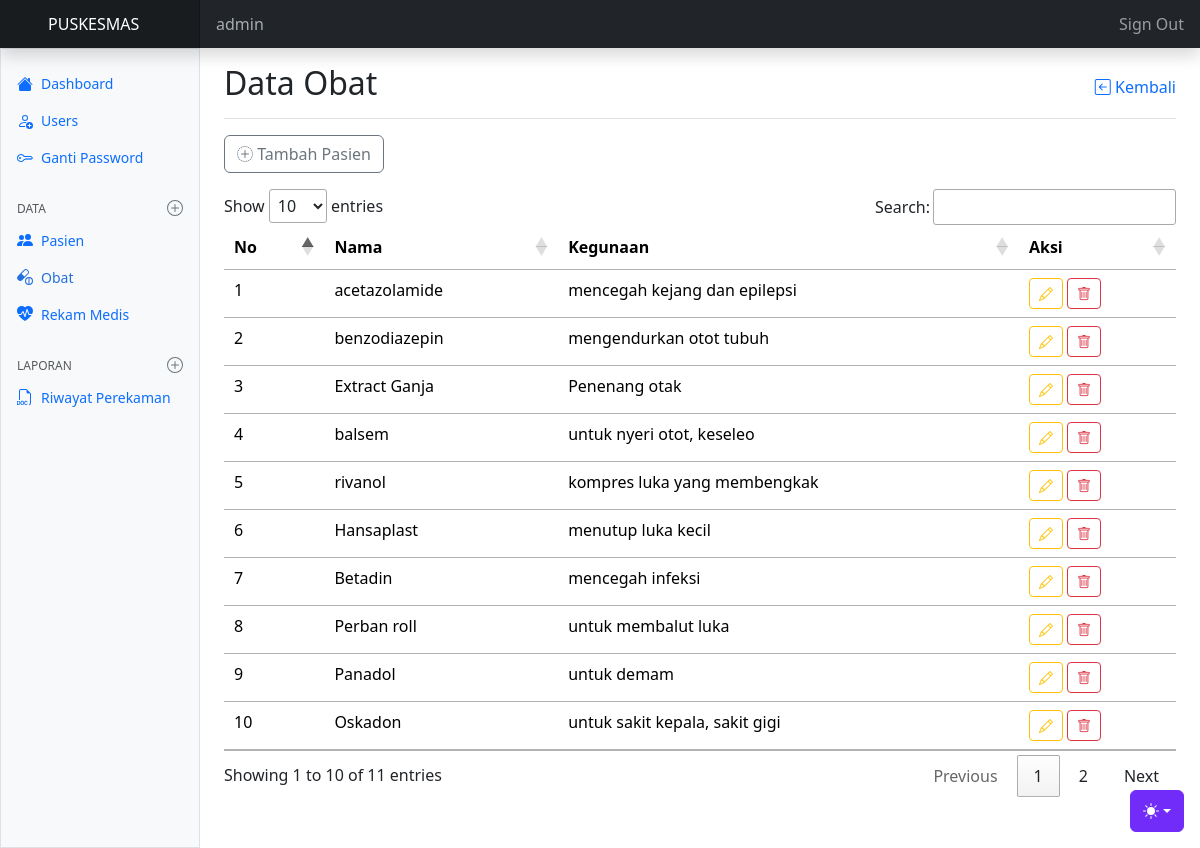
Screenshot of /obat/index.php (signed in) with the database file from the repository.
### tables this page shows
CREATE TABLE `tb_obat` (
  `id` int(10) NOT NULL,
  `nama_obat` varchar(50) NOT NULL,
  `kegunaan` varchar(100) NOT NULL
);

### config.php (called while the page is built, shortened)
<?php
$main_url = "http://localhost/rekam_medis/";
?>

### obat/index.php (the view, shortened to what this page needs)
<?php
  require "../config.php";
  require "../template/header.php";
  require "../template/navbar.php";
  require "../template/sidebar.php";
?>
    <main class="col-md-9 ms-sm-auto col-lg-10 px-md-4 min-vh-100">
        <div class="d-flex justify-content-between flex-wrap flex-md-nowrap align-items-center pt-3 pb-2 mb-3 border-bottom">
            <h1 class="h2">Data Obat</h1>
            <a href="<?= $main_url ?>index.php" class="text-decoration-none"><i class="bi bi-arrow-left-square align-top"></i> Kembali</a>
        </div>
        <a href="<?= $main_url ?>obat/tambah-obat.php" class="btn btn-outline-secondary mb-3"><i class="bi bi-plus-circle-dotted align-top"></i> Tambah Pasien</a>
        <table class="table table-responsive tabel" id="myTable">
            <thead>
                <tr>
                    <th>No</th>
                    <th>Nama</th>
                    <th>Kegunaan</th>
                    <th>Aksi</th>
                </tr>
            </thead>
            <tbody>
                <?php
                    $no = 1;
                    $getObat = mysqli_query($koneksi, "SELECT * FROM tb_obat");
                    while ($obat = mysqli_fetch_assoc($getObat)) { ?>
                        <tr>
                            <td><?= $no++ ?></td>
                            <td><?= $obat['nama_obat'] ?></td>
                            <td><?= $obat['kegunaan'] ?></td>
                            <td>
                                <a href="edit-obat.php?id=<?= $obat['id'] ?>" class="btn btn-sm btn-outline-warning m-auto" title="editlah"><i class="bi bi-pencil align-top"></i></a>
                                <a href="proses-obat.php?id=<?= $obat['id'] ?>&aksi=hapus-obat" onclick="return confirm('Anda ingin menghapus obat?')" class="btn btn-sm btn-outline-danger" title="hapuslah"><i class="bi bi-trash align-top"></i></a>
                            </td>
                        </tr>
                <?php } ?>
            </tbody>
        </table>
    </main>
<?php
  require "../template/footer.php";
?>

### assets/dashboard/dashboard.css (style rules this page uses)
.bi { display: inline-block; width: 1rem; height: 1rem; }

### template/header.php (style rules this page uses)
.bi { vertical-align: -.125em; fill: currentColor; }

### rows the page displays
tb_obat: nama_obat "acetazolamide", kegunaan "mencegah kejang dan epilepsi"
tb_obat: nama_obat "benzodiazepin", kegunaan "mengendurkan otot tubuh"
tb_obat: nama_obat "Extract Ganja", kegunaan "Penenang otak"
tb_obat: nama_obat "balsem", kegunaan "untuk nyeri otot, keseleo"
tb_obat: nama_obat "rivanol", kegunaan "kompres luka yang membengkak"
tb_obat: nama_obat "Hansaplast", kegunaan "menutup luka kecil"
tb_obat: nama_obat "Betadin", kegunaan "mencegah infeksi"
tb_obat: nama_obat "Perban roll", kegunaan "untuk membalut luka"
tb_obat: nama_obat "Panadol", kegunaan "untuk demam"
tb_obat: nama_obat "Oskadon", kegunaan "untuk sakit kepala, sakit gigi"

### other values shown
$_SESSION['ssUserRM'] "admin"
